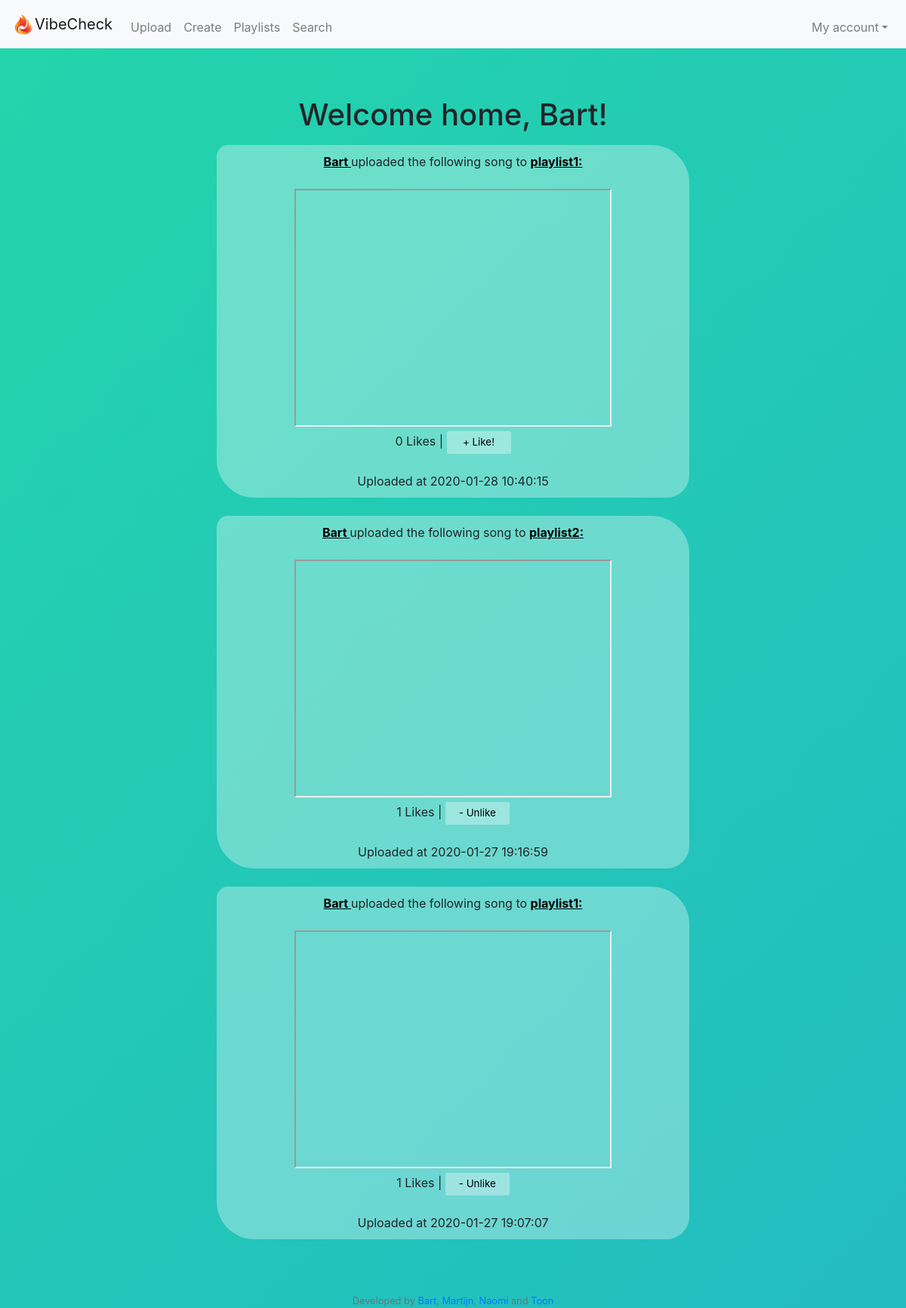
The app's page /timeline (signed in), older data.
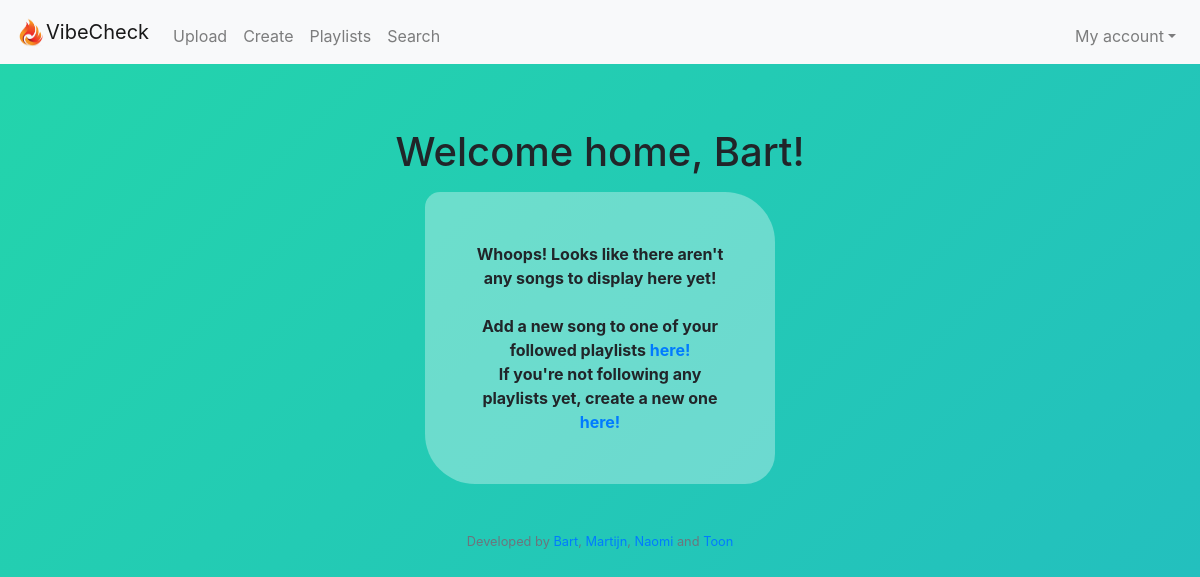
The same page, newer data.
### tables this page shows
CREATE TABLE 'users' ('user_id' integer PRIMARY KEY NOT NULL, 'username' text, 'hash' text);

CREATE TABLE 'tracks' ('playlist_id' integer, 'link' text, 'added_by' text, 'time' timestamp DEFAULT CURRENT_TIMESTAMP,'link_desc' text, 'track_id'  INTEGER PRIMARY KEY NOT NULL  , 'likes' INTEGER DEFAULT 0);

CREATE TABLE 'playlists' ('playlist_id' integer PRIMARY KEY NOT NULL, 'playlist_name' text, 'description' text, 'creator_id' integer);

### application.py (the view)
@app.route("/timeline")
@login_required
def timeline():
    playlists_ids = db.execute("SELECT playlist_id FROM playlist_users WHERE user_id= :user_id", user_id=session["user_id"])
    name = db.execute("SELECT username FROM users WHERE user_id = :user_id", user_id=session["user_id"])
    data = timeline_info(playlists_ids)
    return render_template("timeline.html", data=data, name=name)

### application.py (called while the page is built)
@app.after_request
def after_request(response):
    response.headers["Cache-Control"] = "no-cache, no-store, must-revalidate"
    response.headers["Expires"] = 0
    response.headers["Pragma"] = "no-cache"
    return response

### helpers.py (called while the page is built)
def youtube_api(link):
    if "=" in link:
        link = link.split("=")
        link = link[1].split("&")
        for item in link:
            return item
    else:
        link = link.split("e/")
        link = link[1].split("?")
        for item in link:
            return item

def login_required(f):
    @wraps(f)
    def decorated_function(*args, **kwargs):
        if session.get("user_id") is None:
            return redirect("/login")
        return f(*args, **kwargs)
    return decorated_function

def check_liked(user_id, track_id):
    check_liked = db.execute("SELECT user_id FROM users_likedtracks WHERE track_id = :track_id", track_id=track_id)
    for i in check_liked:
        if i["user_id"] == user_id:
            return True

### templates/timeline.html (shortened to what this page needs)
{% extends "layout.html" %}
{% block main %}
    <body>
        <p>
            <h1 align = "center">Welcome home, {{ name[0]["username"]}}!</h1>
        </p>
        {% if not data %}
            <div class = "form">
                <strong>
                    Whoops! Looks like there aren't any songs to display here yet!
                    <br>
                    <br>
                    Add a new song to one of your followed playlists <a href = /upload>here!</a>
                    <br>
                    If you're not following any playlists yet, create a new one <a href = /create>here!</a>
                </strong>
            </div>
        {% endif %}
        {% for link in data %}
        <div class= "song">
            <div align="center" color=white>
                <strong>
                    <a class="link" href="/profile?username={{link[0][0]['username']}}">
                        {{link[0][0]["username"]}}
                    </a>
                </strong>
                uploaded the following song to
                <a class = "link" href=/playlist_profile?id={{link[5][0]["playlist_id"]}}>
                    <strong>
                        {{ link[3][0]["playlist_name"] }}:
                    </strong>
                </a>
            </div>
            <br>
            <div align="center">
                <iframe width="420" height="315"
                    src="https://www.youtube.com/embed/{{link[1]}}">
                </iframe>
                <br>
                {% if link[8] != "liked" %}
                    <div>
                        {{link[6]}} Likes |
                        <a id="blocked_anchor">
                            <button id="like-button" type="button" onClick="like({{link[7]}})">+ Like!</button>
                        </a>
                    </div>
                {% else %}
                    <div>
                        {{link[6]}} Likes |
                        <a id="blocked_anchor">
                            <button id="like-button" type="button" onClick="like({{link[7]}})">- Unlike</button>
                        </a>
                    </div>
                {% endif %}
                <br>
            </div>
            Uploaded at {{link[2]}}
        </div>
        <br>
        {% endfor %}
    </body>
{% endblock %}

### templates/layout.html (shortened to what this page needs)
<!DOCTYPE html>
<html lang="en">
    <head>
        <link href="https://stackpath.bootstrapcdn.com/bootstrap/4.3.1/css/bootstrap.min.css" rel="stylesheet">
        <link href="/static/styles.css" rel="stylesheet">
    </head>
    <body>
        <nav class="navbar sticky-top navbar-expand-lg navbar-light bg-light">
            <img src="/static/logo.png" width="30" height="30" alt="">
            <a class="navbar-brand" href="/timeline">VibeCheck</a>
            <div class="collapse navbar-collapse" id="navbar">
                {% if session.user_id %}
                <div class="collapse navbar-collapse">
                <ul class="navbar-nav mr-auto mt-2">
                    <li class="nav-item"><a class="nav-link" href="/upload">Upload</a></li>
                    <li class="nav-item"><a class="nav-link" href="/create">Create</a></li>
                    <li class="nav-item"><a class="nav-link" href="/playlists">Playlists</a></li>
                    <li class="nav-item"><a class="nav-link" href="/search">Search</a></li>
                </ul>
                </div>
                <ul class="navbar-nav ml-auto mt-2">
                    <a href="#menu2" class="nav-link dropdown-toggle" data-toggle="dropdown" id="navbarDropdownMenuLink" aria-expanded="false" aria-haspopup="true">My account</a>
                {% else %}
                <ul class="navbar-nav ml-auto mt-2">
                    <li class="nav-item"><a class="nav-link" href="/register">Register</a></li>
                    <li class="nav-item"><a class="nav-link" href="/login">Log In</a></li>
                </ul>
                {% endif %}
            </div>
        </nav>
        <main class="container p-5">
            {% block main %}{% endblock %}
        </main>
        <footer class="small text-center text-muted">
        Developed by <a name="link" href="https://www.instagram.com/uhhbart">Bart</a>, <a name="link" href="https://instagram.com/martijnschuurhuiss">Martijn</a>,
                     <a name="link" href="https://instagram.com/naomi.roodx">Naomi</a> and <a name="link" href="https://instagram.com/tun62">Toon</a>
        </footer>
    </body>
</html>

### static/styles.css (style rules this page uses)
body { background: linear-gradient(-45deg, #ee7752, #e73c7e, #23a6d5, #23d5ab); background-size: 800% 400%; animation: gradient 15s ease infinite; }
.form { margin: 0 auto; width:350px; text-align: center; background-color: rgba(255, 255, 255, 0.33); padding: 50px; border-radius: 15px 50px 30px; }

Row changes from the older to the newer data that the page shows:
removed tracks: username "Bart", playlist_name "playlist1", likes "0", time "2020-01-28 10:40:15"
removed tracks: username "Bart", playlist_name "playlist2", likes "1", time "2020-01-27 19:16:59"
removed tracks: username "Bart", playlist_name "playlist1", likes "1", time "2020-01-27 19:07:07"
Text that changed along with them:
text now shown: "Whoops! Looks like there aren't any songs to display here yet! Add a new song to one of your followed playlists here! If you're not following any playlists yet, create a new one here!"
